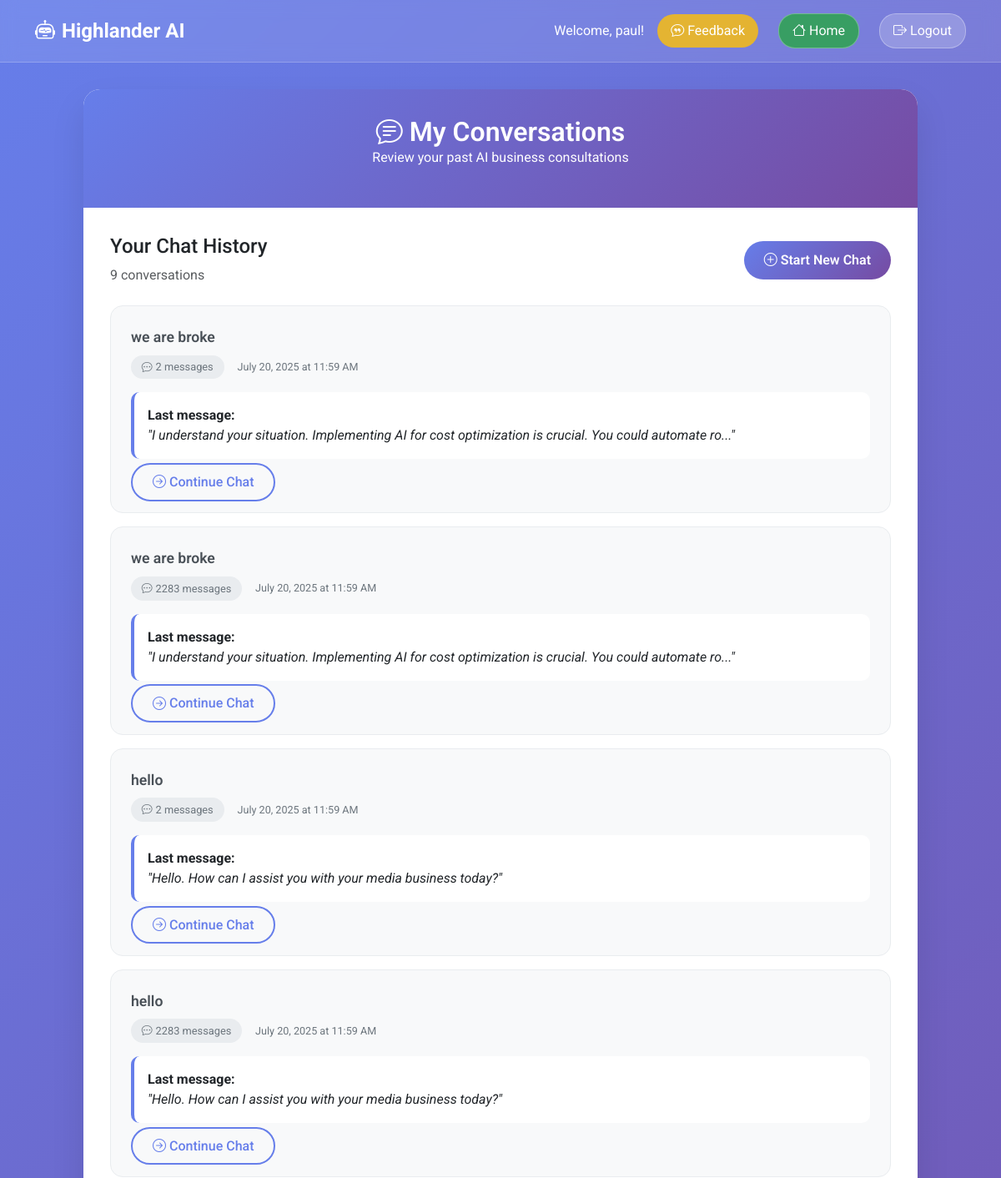
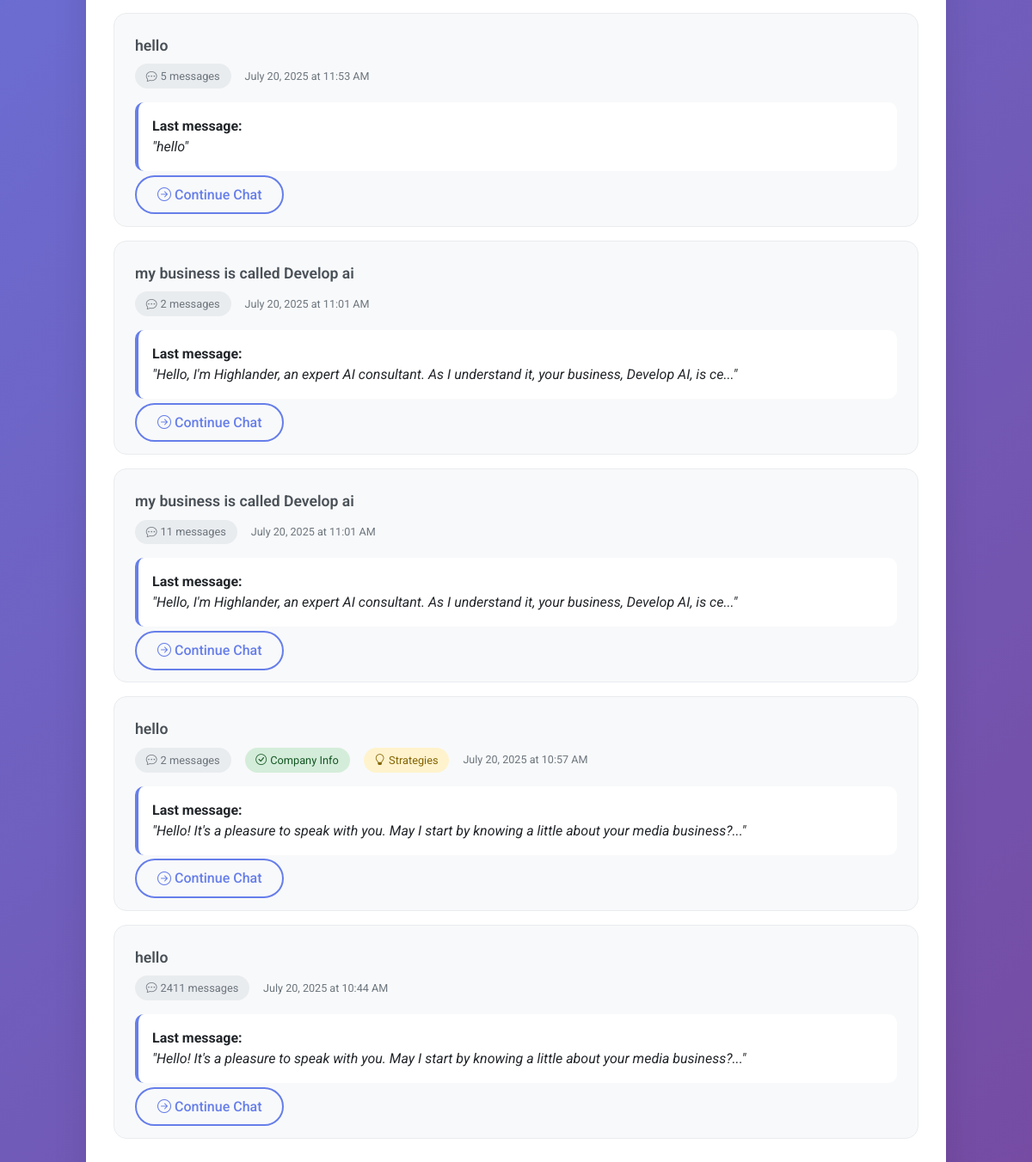
The page /my-chats (signed in) on the database its author committed (2 pictures, top to bottom).
### models.py (models this page shows, shortened)
class User(UserMixin, db.Model):
    __tablename__ = 'users'
    id = db.Column(db.Integer, primary_key=True)
    username = db.Column(db.String(80), unique=True, nullable=False)
    email = db.Column(db.String(120), unique=True, nullable=False)
    password_hash = db.Column(db.String(128), nullable=False)
    is_admin = db.Column(db.Boolean, default=False)
    created_at = db.Column(db.DateTime, default=datetime.utcnow)
    last_login = db.Column(db.DateTime)
    latitude = db.Column(db.Float)
    longitude = db.Column(db.Float)
    location_name = db.Column(db.String(200))
    analyses = db.relationship('MediaAnalysis', backref='user', lazy=True)

class Chat(db.Model):
    __tablename__ = 'chats'
    id = db.Column(db.Integer, primary_key=True)
    user_id = db.Column(db.Integer, db.ForeignKey('users.id'), nullable=True)
    created_at = db.Column(db.DateTime, default=datetime.utcnow)
    updated_at = db.Column(db.DateTime, default=datetime.utcnow, onupdate=datetime.utcnow)
    title = db.Column(db.String(255), nullable=True)  # Optional title based on content
    fact_sheet = db.Column(db.Text, nullable=True)  # Stores extracted company info
    strategies = db.Column(db.Text, nullable=True)  # Stores generated strategies
    messages = relationship("Message", back_populates="chat", cascade="all, delete-orphan")

class Message(db.Model):
    __tablename__ = 'messages'
    id = db.Column(db.Integer, primary_key=True)
    chat_id = db.Column(db.Integer, db.ForeignKey('chats.id'), nullable=False)
    role = db.Column(db.String(50), nullable=False)  # 'user', 'assistant', 'system'
    content = db.Column(db.Text, nullable=False)
    created_at = db.Column(db.DateTime, default=datetime.utcnow)
    chat = relationship("Chat", back_populates="messages")

### app.py (the view)
@app.route('/my-chats')
@login_required
def my_chats():
    if hasattr(current_user, 'is_admin') and current_user.is_admin:
        return redirect(url_for('get_chats'))
    chats = Chat.query.filter_by(user_id=current_user.id).order_by(Chat.updated_at.desc()).all()
    return render_template('user_chats.html', chats=chats)

### app.py (called while the page is built)
@login_manager.user_loader
def load_user(user_id):
    return User.query.get(int(user_id))

### templates/user_chats.html (shortened to what this page needs)
<!DOCTYPE html>
<html lang="en">
<head>
    <link href="https://cdn.jsdelivr.net/npm/bootstrap@5.3.2/dist/css/bootstrap.min.css" rel="stylesheet">
    <link rel="stylesheet" href="https://cdn.jsdelivr.net/npm/bootstrap-icons@1.11.2/font/bootstrap-icons.min.css">
</head>
<body>
    <div class="top-bar">
        <div class="container">
            <div class="d-flex justify-content-between align-items-center">
                <a href="{{ url_for('user_dashboard') }}" class="brand">
                    <i class="bi bi-robot me-2"></i>Highlander AI
                </a>
                <div class="user-info">
                    <span>Welcome, {{ current_user.username }}!</span>
                    <button class="logout-btn me-2" data-bs-toggle="modal" data-bs-target="#feedbackModal" style="background: rgba(255, 193, 7, 0.8); border: none;">
                        <i class="bi bi-chat-quote me-1"></i>Feedback
                    </button>
                    <a href="{{ url_for('user_dashboard') }}" class="logout-btn me-2" style="background: rgba(40, 167, 69, 0.8);">
                        <i class="bi bi-house me-1"></i>Home
                    </a>
                    <a href="{{ url_for('logout') }}" class="logout-btn">
                        <i class="bi bi-box-arrow-right me-1"></i>Logout
                    </a>
                </div>
            </div>
        </div>
    </div>
    <div class="container">
        <div class="content-container">
            <div class="content-header">
                <h1><i class="bi bi-chat-text me-2"></i>My Conversations</h1>
                <p>Review your past AI business consultations</p>
            </div>
            <div class="content-body">
                <div class="d-flex justify-content-between align-items-center mb-4">
                    <div>
                        <h4>Your Chat History</h4>
                        <p class="text-muted mb-0">{{ chats|length }} conversation{% if chats|length != 1 %}s{% endif %}</p>
                    </div>
                    <a href="{{ url_for('user_dashboard') }}" class="btn-primary-custom">
                        <i class="bi bi-plus-circle me-1"></i>Start New Chat
                    </a>
                </div>
                {% if chats %}
                    {% for chat in chats %}
                    <div class="chat-card">
                        <div class="chat-title">
                            {{ chat.title or 'Untitled Conversation' }}
                        </div>
                        <div class="chat-meta">
                            <div class="chat-stats">
                                <span class="stat-badge">
                                    <i class="bi bi-chat-dots me-1"></i>{{ chat.messages|length }} messages
                                </span>
                                {% if chat.fact_sheet %}
                                <span class="stat-badge" style="background: #d4edda; color: #155724;">
                                    <i class="bi bi-check-circle me-1"></i>Company Info
                                </span>
                                {% endif %}
                                {% if chat.strategies %}
                                <span class="stat-badge" style="background: #fff3cd; color: #856404;">
                                    <i class="bi bi-lightbulb me-1"></i>Strategies
                                </span>
                                {% endif %}
                            </div>
                            <div>
                                <small>{{ chat.updated_at.strftime('%B %d, %Y at %I:%M %p') }}</small>
                            </div>
                        </div>
                        {% if chat.messages %}
                        <div class="mt-3">
                            <div style="background: white; border-radius: 10px; padding: 1rem; border-left: 4px solid #667eea;">
                                <strong>Last message:</strong><br>
                                <em>"{{ chat.messages[-1].content[:100] }}{% if chat.messages[-1].content|length > 100 %}...{% endif %}"</em>
                            </div>
                        </div>
                        {% endif %}
                        <div class="mt-3">
                            <a href="{{ url_for('user_dashboard') }}?chat_id={{ chat.id }}" class="btn-outline-custom">
                                <i class="bi bi-arrow-right-circle me-1"></i>Continue Chat
                            </a>
                        </div>
                    </div>
                    {% endfor %}
                {% endif %}
            </div>
        </div>
    </div>
</body>
</html>

### templates/user_chats.html (style rules this page uses)
body { font-family: 'Roboto', sans-serif; background: linear-gradient(135deg, #667eea 0%, #764ba2 100%); min-height: 100vh; margin: 0; padding: 0; }
.top-bar { background: rgba(255, 255, 255, 0.1); backdrop-filter: blur(10px); border-bottom: 1px solid rgba(255, 255, 255, 0.2); padding: 1rem 0; color: white; }
.top-bar .brand { font-size: 1.5rem; font-weight: 700; text-decoration: none; color: white; }
.user-info { display: flex; align-items: center; gap: 1rem; }
.content-container { max-width: 1000px; margin: 2rem auto; background: white; border-radius: 20px; box-shadow: 0 20px 40px rgba(0, 0, 0, 0.1); overflow: hidden; min-height: 70vh; }
.content-header { background: linear-gradient(135deg, #667eea, #764ba2); color: white; padding: 2rem; text-align: center; }
.content-header h1 { margin: 0; font-size: 2rem; font-weight: 600; }
.content-body { padding: 2rem; }
.chat-card { background: #f8f9fa; border: 1px solid #e9ecef; border-radius: 15px; padding: 1.5rem; margin-bottom: 1rem; transition: all 0.3s; }
.chat-title { font-weight: 600; font-size: 1.1rem; margin-bottom: 0.5rem; color: #495057; }
.chat-meta { display: flex; justify-content: between; align-items: center; gap: 1rem; font-size: 0.9rem; color: #6c757d; }
.chat-stats { display: flex; gap: 1rem; }
.stat-badge { background: #e9ecef; padding: 0.3rem 0.8rem; border-radius: 20px; font-size: 0.8rem; }
.btn-primary-custom { background: linear-gradient(135deg, #667eea, #764ba2); border: none; border-radius: 25px; color: white; padding: 0.7rem 1.5rem; font-weight: 600; text-decoration: none; transition: transform 0.2s; }
.btn-outline-custom { border: 2px solid #667eea; border-radius: 25px; color: #667eea; padding: 0.7rem 1.5rem; font-weight: 500; text-decoration: none; transition: all 0.3s; }
.logout-btn { background: rgba(255, 255, 255, 0.2); border: 1px solid rgba(255, 255, 255, 0.3); color: white; border-radius: 20px; padding: 0.5rem 1rem; text-decoration: none; transition: all 0.3s; }

### rows shown on the page
User: username "paul"
Chat: title "we are broke", messages|length "2", updated_at "July 20, 2025 at 11:59 AM", content "I understand your situation. Implementing AI for cost optimization is crucial. You could automate ro"
Chat: title "we are broke", messages|length "2283", updated_at "July 20, 2025 at 11:59 AM", messages "I understand your situation. Implementing AI for cost optimization is crucial. You could automate ro"
Chat: title "hello", messages|length "2", updated_at "July 20, 2025 at 11:59 AM", content "Hello. How can I assist you with your media business today?"
Chat: title "hello", messages|length "2283", updated_at "July 20, 2025 at 11:59 AM", messages "Hello. How can I assist you with your media business today?"
Chat: title "hello", messages|length "5", updated_at "July 20, 2025 at 11:53 AM", content "hello"
Chat: title "my business is called Develop ai", messages|length "2", updated_at "July 20, 2025 at 11:01 AM", content "Hello, I'm Highlander, an expert AI consultant. As I understand it, your business, Develop AI, is ce"
Chat: title "my business is called Develop ai", messages|length "11", updated_at "July 20, 2025 at 11:01 AM", content "Hello, I'm Highlander, an expert AI consultant. As I understand it, your business, Develop AI, is ce"
Chat: title "hello", messages|length "2", shows "Company Info", shows "Strategies", updated_at "July 20, 2025 at 10:57 AM", content "Hello! It's a pleasure to speak with you. May I start by knowing a little about your media business?"
Chat: title "hello", messages|length "2411", updated_at "July 20, 2025 at 10:44 AM", messages "Hello! It's a pleasure to speak with you. May I start by knowing a little about your media business?"

### other values the page prints
{{ chats|length }} "9"
